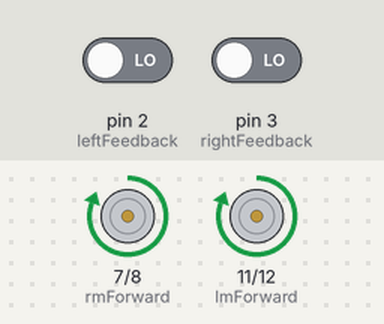
Simulated run of this sketch. Board: Arduino Uno, built with avr-gcc and run on an emulated ATmega328P. On the bench: motor-driver pin pairs drawn as motors (green arrow = first pin HIGH = forward, orange = second pin HIGH = backward, longer = more drive, scaled by the enable pin). Inputs (shaded band) come from the test bench; at power-on: pin 2 (leftFeedback) LOW, pin 3 (rightFeedback) LOW.

Above: at 0.1 s.
At 6.7 s:
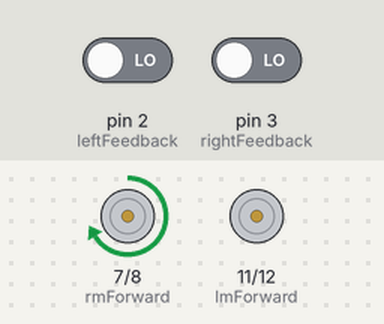
At 11.5 s:
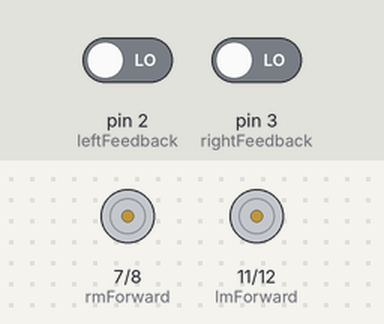
Timing chart, 0 to 13.0 s (numbered marks = the images above):
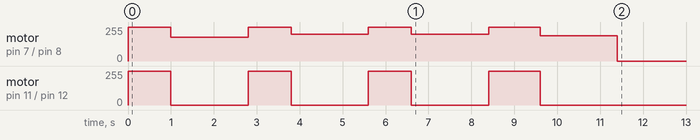

The sketch:

sketch_may19g.ino
```cpp
//variable declarations
int rmForward = 7;
int rmReverse = 8;
int rmEnabled = 9;
int lmForward = 11;
int lmReverse = 12;
int lmEnabled = 10;
const int leftFeedback = 2;
const int rightFeedback = 3;
volatile int leftcounter = 0;
volatile int rightcounter = 0;

void forwards(){
  digitalWrite(rmForward, HIGH);
  digitalWrite(lmForward, HIGH);
  digitalWrite(rmEnabled, HIGH);
  digitalWrite(lmEnabled, HIGH);
}

void reverse(){
  digitalWrite(rmEnabled, HIGH);
  digitalWrite(lmEnabled, HIGH);
  digitalWrite(rmReverse, HIGH);
  digitalWrite(lmReverse, HIGH);
}

void cancel(){
  digitalWrite(rmForward, LOW);
  digitalWrite(lmForward, LOW);
  digitalWrite(rmReverse, LOW);
  digitalWrite(lmReverse, LOW);
  digitalWrite(rmEnabled, LOW);
  digitalWrite(lmEnabled, LOW);
}

void speedSteering(int lSpeed, int rSpeed){
  digitalWrite(rmForward, HIGH);
  digitalWrite(lmForward, HIGH);
  digitalWrite(rmReverse, LOW);
  digitalWrite(lmReverse, LOW);
  analogWrite(rmEnabled, rSpeed);
  analogWrite(lmEnabled, lSpeed);
}

void setup() {
  Serial.begin(115200);
  attachInterrupt(digitalPinToInterrupt(leftFeedback), LeftMotorISR, RISING);
  attachInterrupt(digitalPinToInterrupt(rightFeedback), RightMotorISR, RISING);

  pinMode(rmForward, OUTPUT);
  pinMode(rmReverse, OUTPUT);
  pinMode(rmEnabled, OUTPUT);
  pinMode(lmForward, OUTPUT);
  pinMode(lmReverse, OUTPUT);
  pinMode(lmEnabled, OUTPUT);
  pinMode(2, INPUT);
  pinMode(3, INPUT);
}

void straight(){
  speedSteering(170, 170);

  if (leftcounter < rightcounter) {
    speedSteering(255, 170);
  }
  else if (rightcounter < leftcounter) {
    speedSteering(170, 255);

  }
}

void loop() {
  forwards();
  delay(1000);
  speedSteering(0, 180);
  delay(1800);
  forwards();
  delay(1000);
  speedSteering(0, 200);
  delay(1800);
  forwards();
  delay(1000);
  speedSteering(0, 190);
  delay(1800);
  forwards();
  delay(1200);
  speedSteering(0, 190);
  delay(1800);


  cancel();
  delay(1000000000000);
  exit(0);
}

void LeftMotorISR(){
  leftcounter++;
}

void RightMotorISR(){
  rightcounter++;
}
```

Measured:
- by itself, motor on pin 11 (lmForward) / pin 12 (lmReverse): goes 3 × (forward 255/255 1.0 s, stopped 1.8 s), forward 255/255 1.2 s, then stopped
- by itself, motor on pin 7 (rmForward) / pin 8 (rmReverse): stopped → forward 255/255 at 0.00 s, → forward 180/255 1.0 s later, → forward 255/255 1.8 s later, → forward 200/255 1.0 s later, … (9 changes in this stretch)
